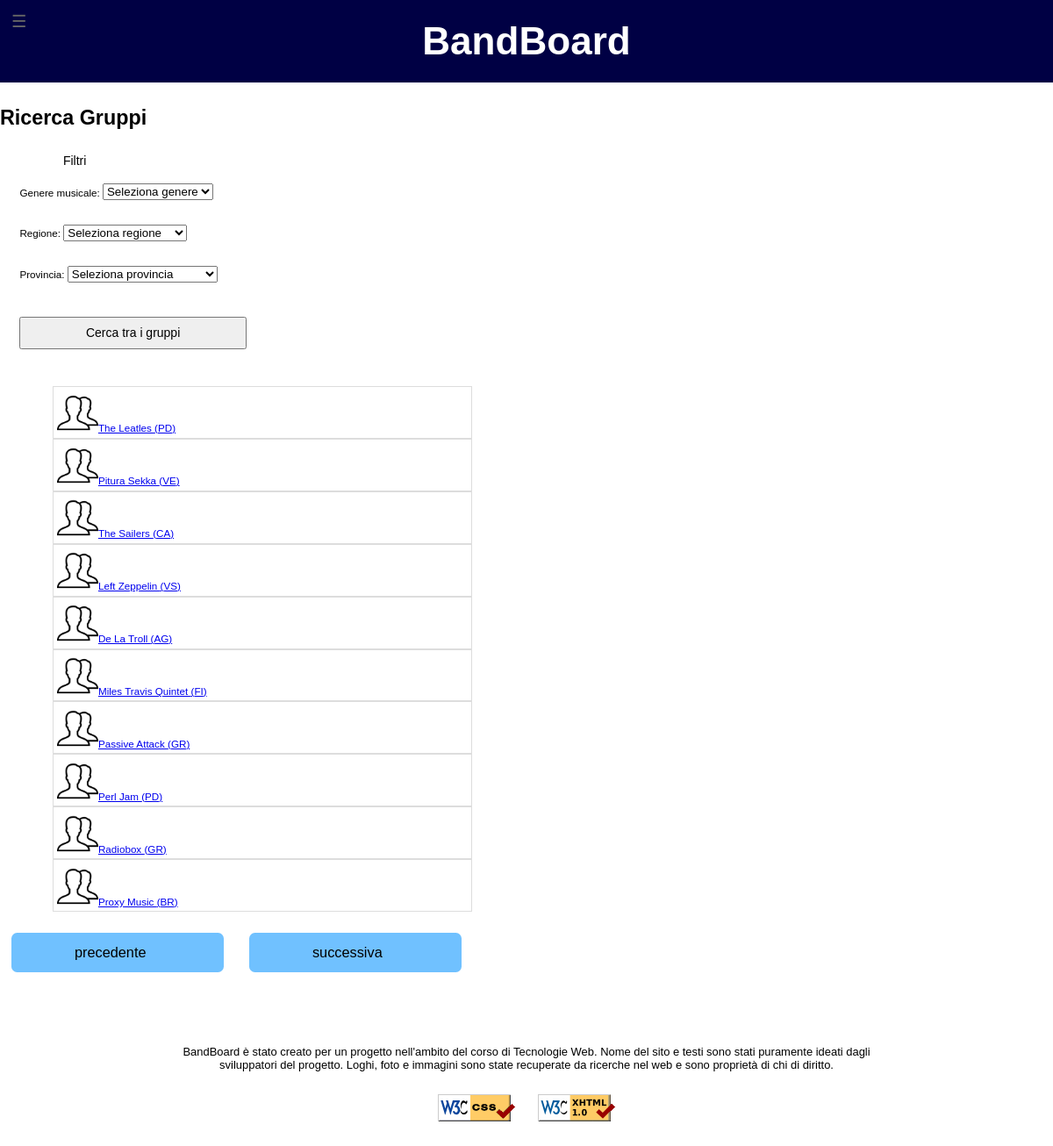
/cercaGruppi/index.php, run on the app's committed database.
### tables this page shows
CREATE TABLE IF NOT EXISTS Gruppi (
	idGruppo		INT(10) UNSIGNED PRIMARY KEY AUTO_INCREMENT,
	nome			VARCHAR(45) NOT NULL,
	immagine		VARCHAR(45) DEFAULT NULL COMMENT 'Immagine profilo; NULL implica immagine di default',
	descrizione     VARCHAR(200) DEFAULT NULL COMMENT 'Descrizione del gruppo',
	dataIscrizione	DATETIME NOT NULL,
	provincia		CHAR(2) NOT NULL,
	FOREIGN KEY (provincia) REFERENCES Province (sigla)
	    ON DELETE NO ACTION
	    ON UPDATE CASCADE
);

### lib/php/paths.php (called while the page is built)
<?php
class Paths {
	public static function getRelativePath($from, $to) {
		$from = is_dir($from) ? rtrim($from, '\/') . '/' : $from;
		$to   = is_dir($to)   ? rtrim($to, '\/') . '/'   : $to;
		$from = str_replace('\\', '/', $from);
		$to   = str_replace('\\', '/', $to);
		$from     = explode('/', $from);
		$to       = explode('/', $to);
		$relPath  = $to;
		foreach ($from as $depth => $dir) {
			if ($dir === $to[$depth]) {
				array_shift($relPath);
			} else {
				$remaining = count($from) - $depth;
				if ($remaining > 1) {
					$padLength = (count($relPath) + $remaining - 1) * -1;
					$relPath = array_pad($relPath, $padLength, '..');
					break;
				} else {
					$relPath[0] = './' . $relPath[0];
				}
			}
		}
		return implode('/', $relPath);
	}
}

### cercaGruppi/index.php (the view, shortened to what this page needs)
<?php
$file = file_get_contents('template.xml');
require_once '../lib/php/start.php';
$start = Start::getHead(
	array(
		'Titolo' => 'Cerca gruppi - BandBoard',
		'DescrizioneBreve' => 'Cerca gruppi in BandBoard',
		'Descrizione' => 'Cerca gruppi in BandBoard, per generi musicali, province e genere.',
		'Keywords' => array('BandBoard', 'cerca', 'gruppi', 'musicisti'),
		'Stylesheets' => array('style.css'),
		'Extra' => array('<link rel="stylesheet" media="handheld, screen and (max-width:480px), only screen and (max-device-width:480px)" href="../lib/css/style_mobile.css" type="text/css" />', '<script type="text/javascript" src="../lib/js/province.js"></script>')
	)
);
$file = str_replace('<html>', $start, $file);
require_once '../lib/php/header.php';
$header = Header::getHeader();
$file = str_replace('<header />', $header, $file);
require_once '../lib/php/menu.php';
if (isset($_SESSION['username'])) {
	$menu = Menu::getMenu(
		array(
			'<a href="../index.php" xml:lang="en" lang="en">Home</a>',
			'<a href="../profiloUtente/profiloUtente.php?username=' . $_SESSION['username'] . '">Visualizza Profilo</a>',
			'<a href="../cercaUtenti/index.php">Cerca Utenti</a>',
			'Cerca Gruppi',
			'<a href="../gestioneGruppi/index.php">I miei Gruppi</a>'
		)
	);
} else {
	$menu = Menu::getMenu(
		array(
			'<a href="../index.php" xml:lang="en" lang="en">Home</a>',
			'<a href="../cercaUtenti/index.php">Cerca Utenti</a>',
			'Cerca Gruppi'
		)
	);
}
$file = str_replace('<menu />', $menu, $file);
$logout = '';
$file = str_replace('<logout />', $logout, $file);
$generi = '';
$arr_generi = GeneriMusicali::getGeneriMusicali();
foreach ($arr_generi as $el) {
	$el = htmlentities($el);
	$generi .= '<option value="' . $el . '"';
	$generi .= '>' . $el . '</option>';
}
$file = str_replace('<generi />', $generi, $file);
$regioni = '';
$arr_regioni = Regioni::getRegioni();
foreach ($arr_regioni as $el) {
	$el['nome'] = htmlentities($el['nome']);
	$regioni .= '<option value="' . $el['nome'] . '"';
	$regioni .= '>' . $el['nome'] . '</option>';
}
$file = str_replace('<regioni />', $regioni, $file);
$province = '';
$arr_province = Province::getProvinceByRegione();
foreach ($arr_province as $key => $reg) {
	$province .= '<optgroup label="' . $key . '">';
	foreach ($reg as $prov) {
		$prov['sigla'] = htmlentities($prov['sigla']);
		$prov['nome'] = htmlentities($prov['nome']);
		$province .= '<option value="' . $prov['sigla'] . '"';
		$province .= '>' . $prov['nome'] . '</option>';
	}
	$province .= '</optgroup>';
}
$file = str_replace('<province />', $province, $file);
$per_page = 10;
$curr_page = isset($_GET['num']) ? (int)$_GET['num'] : 1;
$primo = ($curr_page - 1) * $per_page;
$where_provincia = $where_genere = "? LIKE '%' ";
$conn = dbConnectionData::getMysqli();
$stmt = $conn->prepare("SELECT DISTINCT gr.idGruppo, gr.nome, gr.provincia, gr.immagine
	FROM Gruppi gr, GeneriGruppi gg
	WHERE $where_provincia
	AND $where_genere"
);
$risultati = '';
$tot_gruppi = 0;
if ($stmt) {
	$stmt->bind_param('ss', $_GET['provincia'], $_GET['genere']);
	$stmt->execute();
	$stmt_result = $stmt->get_result();
	$gruppi = $stmt_result->fetch_all(MYSQLI_ASSOC);
	if ($gruppi) {
		$tot_gruppi = count($gruppi);
		$risultati .= '<ul class="listaRisultati">';
		for ($g = $primo; $g < min($primo + 10, $tot_gruppi); $g++) {
			$img = '../images/site/defaultBand.png';
			$risultati .= '<li class="elementResult"><a href="../profiloGruppo/profiloGruppo.php?idGruppo=' . $gruppi[$g]['idGruppo'] . '">' . '<img class="listImage" src="' . $img . '" alt="Immagine del gruppo ' . $gruppi[$g]['nome'] . '" />' . $gruppi[$g]['nome'] . ' (' . $gruppi[$g]['provincia'] . ')</a></li>';
		}
		$risultati .= '</ul>';
	}
	else
		$risultati .= '<p>La tua ricerca non ha portato risultati.</p>';
} else {
	$risultati = '<p>Errore: [' . $conn->errno  .'] ' . $conn->error . '</p>';
}
$file = str_replace('<risultati />', $risultati, $file);
$tot_pages = ceil($tot_gruppi / $per_page);
$paginazione = '';
if ($tot_pages > 0) {
	$precedente = '<span class="notClickable">precedente</span>';
	$successiva = '<span class="notClickable">successiva</span>';
	if ($curr_page < $tot_pages)
		$successiva = '<a href="index.php?num=' . ($curr_page + 1) . '">successiva</a>';
	$paginazione = $precedente . ' ' . $successiva;
}
$file = str_replace('<paginazione />', $paginazione, $file);
require_once '../lib/php/footer.php';
$footer = Footer::getFooter();
$file = str_replace('<footer />', $footer, $file);
echo $file;
?>

### data on the page
gruppi: nome "The Leatles", provincia "PD"
gruppi: nome "Pitura Sekka", provincia "VE"
gruppi: nome "The Sailers", provincia "CA"
gruppi: nome "Left Zeppelin", provincia "VS"
gruppi: nome "De La Troll", provincia "AG"
gruppi: nome "Miles Travis Quintet", provincia "FI"
gruppi: nome "Passive Attack", provincia "GR"
gruppi: nome "Perl Jam", provincia "PD"
gruppi: nome "Radiobox", provincia "GR"
gruppi: nome "Proxy Music", provincia "BR"

### other printed values
$nomeSito "BandBoard"
